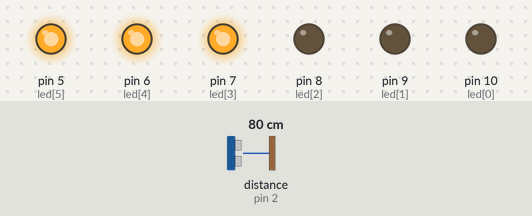
Recording of a sketch running on a simulated Arduino Uno, built with avr-gcc and run on an emulated ATmega328P. Shown: output pins drawn as LEDs (lit = HIGH). Wiring (inferred from the names in the program): ultrasonic range finder: trigger pin 3; echo pin 2. Inputs (shaded band) come from the test bench; at power-on: distance to the obstacle (sensor on pin 2) 80 cm. The echo pulse lasts 58.3 µs per cm; pins used as bus, display or sensor lines are not drawn; what the sketch prints to the serial monitor is not drawn.

Above: at 1.2 s.
1.3 s: distance to the obstacle (sensor on pin 2) set to 66 cm
2.8 s: distance to the obstacle (sensor on pin 2) set to 60 cm
At 3.9 s:
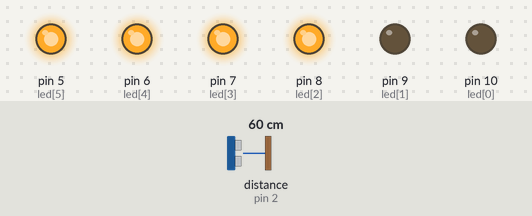
4.3 s: distance to the obstacle (sensor on pin 2) set to 2 cm
At 5.0 s:
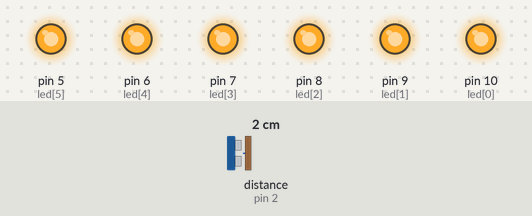
5.8 s: distance to the obstacle (sensor on pin 2) set to 35 cm
At 6.2 s:
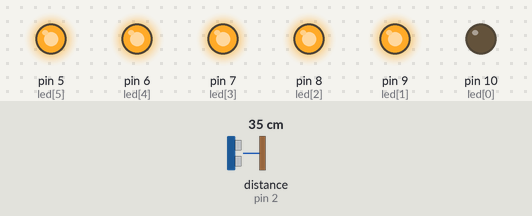
7.3 s: distance to the obstacle (sensor on pin 2) set to 43 cm
8.8 s: distance to the obstacle (sensor on pin 2) set to 50 cm
At 9.7 s:
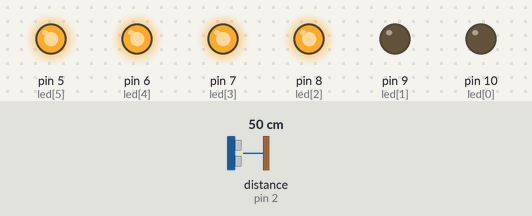
Timing chart, 0 to 11.3 s (numbered marks = the images above; inputs shaded):
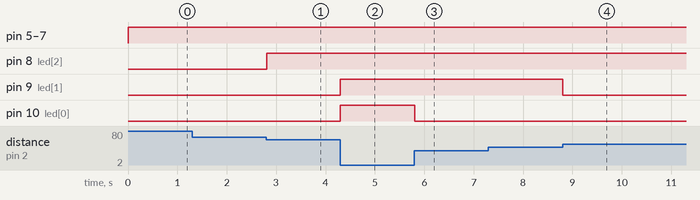

The sketch:

Sensor_re.ino
```cpp
int TRIG = 3, ECHO = 2;
int led[] = {10,9,8,7,6,5};

void setup() {
  Serial.begin(9600);
  pinMode(TRIG,OUTPUT);
  pinMode(ECHO,INPUT);

  for(int i = 0; i < 6; i++){
  pinMode(led[i],OUTPUT);
  }
}

void loop() {
  int dis = sensor_morcego(TRIG,ECHO); // Chamada da função de leitura.
  int mapdis = map(dis, 10, 100, 0, 5);
  Serial.println(dis);

  switch(mapdis){
    case 5:
      digitalWrite(led[5], HIGH);
      digitalWrite(led[4], LOW);
      digitalWrite(led[3], LOW);
      digitalWrite(led[2], LOW);
      digitalWrite(led[1], LOW);
      digitalWrite(led[0], LOW);
    break;

    case 4:
      digitalWrite(led[5], HIGH);
      digitalWrite(led[4], HIGH);
      digitalWrite(led[3], LOW);
      digitalWrite(led[2], LOW);
      digitalWrite(led[1], LOW);
      digitalWrite(led[0], LOW);
    break;

    case 3:
      digitalWrite(led[5], HIGH);
      digitalWrite(led[4], HIGH);
      digitalWrite(led[3], HIGH);
      digitalWrite(led[2], LOW);
      digitalWrite(led[1], LOW);
      digitalWrite(led[0], LOW);
    break;

    case 2:
      digitalWrite(led[5], HIGH);
      digitalWrite(led[4], HIGH);
      digitalWrite(led[3], HIGH);
      digitalWrite(led[2], HIGH);
      digitalWrite(led[1], LOW);
      digitalWrite(led[0], LOW);
    break;

    case 1:
      digitalWrite(led[5], HIGH);
      digitalWrite(led[4], HIGH);
      digitalWrite(led[3], HIGH);
      digitalWrite(led[2], HIGH);
      digitalWrite(led[1], HIGH);
      digitalWrite(led[0], LOW);
    break;

    case 0:
      digitalWrite(led[5], HIGH);
      digitalWrite(led[4], HIGH);
      digitalWrite(led[3], HIGH);
      digitalWrite(led[2], HIGH);
      digitalWrite(led[1], HIGH);
      digitalWrite(led[0], HIGH);
    break;

    default:
      digitalWrite(led[5], LOW);
      digitalWrite(led[4], LOW);
      digitalWrite(led[3], LOW);
      digitalWrite(led[2], LOW);
      digitalWrite(led[1], LOW);
      digitalWrite(led[0], LOW);
    break;
  }
}

int sensor_morcego(int pinotrig,int pinoecho){ // Função para leitura do sensor
  digitalWrite(pinotrig,LOW);
  delayMicroseconds(2);
  digitalWrite(pinotrig,HIGH);
  delayMicroseconds(10);
  digitalWrite(pinotrig,LOW);

  return pulseIn(pinoecho,HIGH)/58;
}
```

Measured:
- the behaviour switches between 64 and 63 cm on distance to the obstacle (sensor on pin 2) (found by bisection; images 0 and 1)
- the behaviour switches between 46 and 47 cm on distance to the obstacle (sensor on pin 2) (found by bisection; images 3 and 4)
- after the input at 2.8 s, pin 8 (led[2]): LOW → HIGH at once
- after the input at 4.3 s, pin 9 (led[1]), pin 10 (led[0]): LOW → HIGH at once
- after the input at 5.8 s, pin 10 (led[0]): HIGH → LOW at once
- after the input at 8.8 s, pin 9 (led[1]): HIGH → LOW at once
